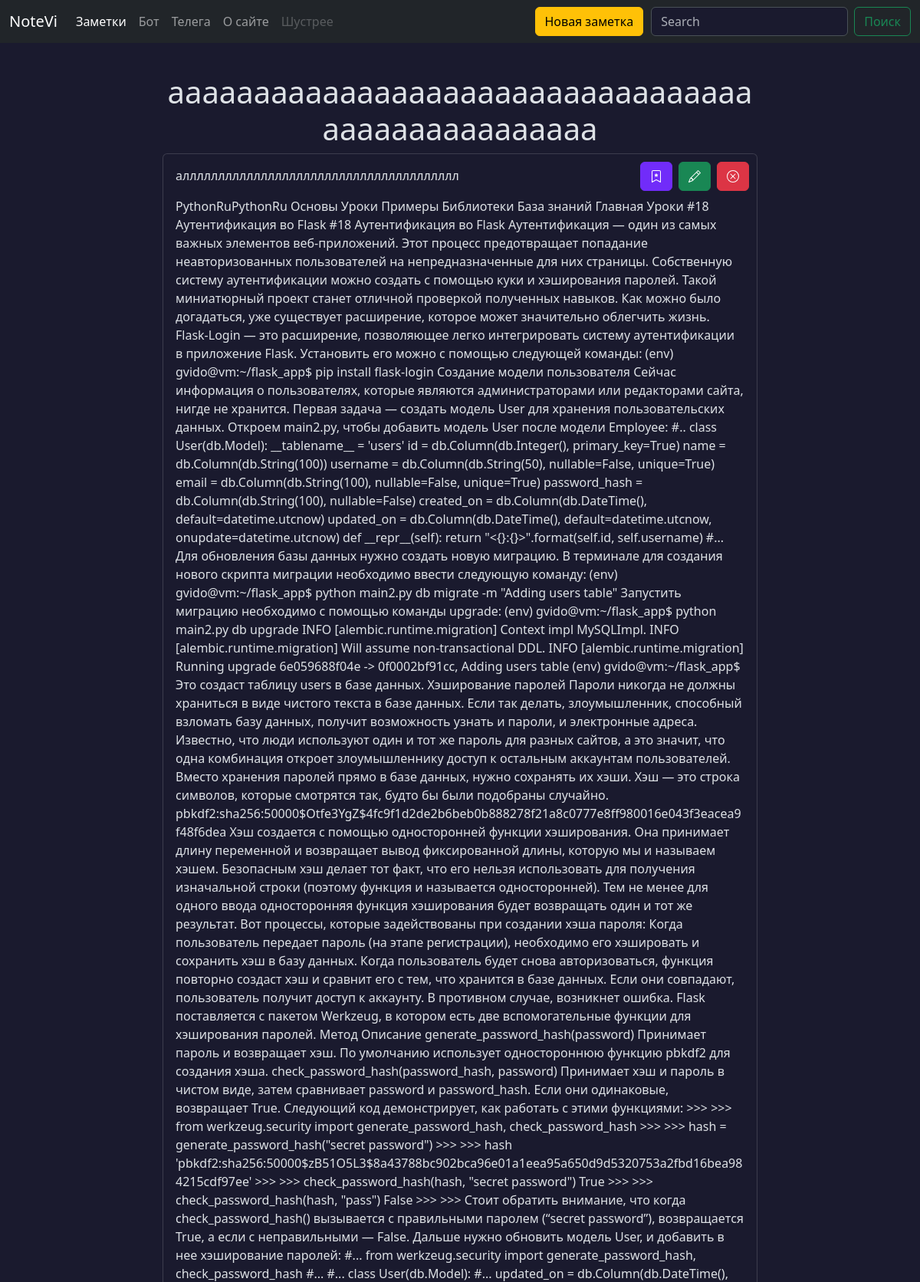
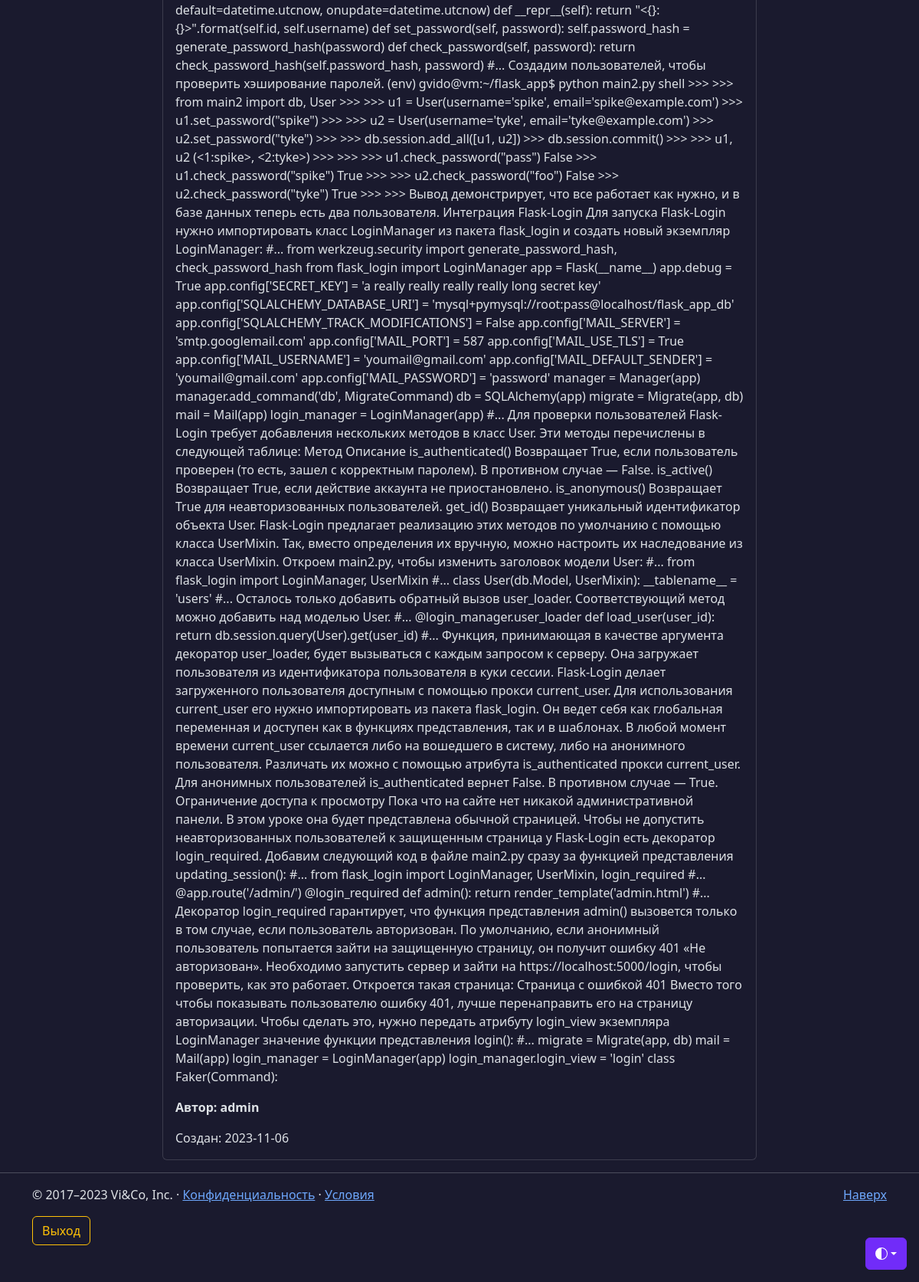
Screenshot of /notes/1 (signed in) with the database file from the repository (2 pictures, top to bottom).
### models.py (models this page shows, shortened)
class Note(db.Model):
    id = db.Column(db.Integer, primary_key=True)
    title = db.Column(db.String(50), nullable=False)
    intro = db.Column(db.String(200), nullable=False)
    text = db.Column(db.Text, nullable=False)
    user_id = db.Column(db.Integer,
                        db.ForeignKey('user.id'),
                        nullable=False,
                        default=1)
    data = db.Column(db.Date, nullable=False, default=datetime.utcnow)
    favorites = db.relationship('User',
                                secondary='favorites',
                                backref=db.backref('favorite_notes',
                                                   lazy=True),
                                lazy='subquery')
    @classmethod
    def get_by_id(cls, id_) -> 'Note':
        return cls.query.session.get(cls, id_)

class User(db.Model, UserMixin):
    __tablename__ = 'user'
    id = db.Column(db.Integer, primary_key=True)
    username = db.Column(
        db.String(64), index=True, unique=True, nullable=False
    )
    email = db.Column(db.String(120), index=True, unique=True, nullable=False)
    password_hash = db.Column(db.String(128), nullable=False)
    notes = db.relationship('Note', backref='author', lazy='dynamic')
    created_on = db.Column(db.DateTime(), default=datetime.utcnow)
    updated_on = db.Column(
        db.DateTime(), default=datetime.utcnow, onupdate=datetime.utcnow
    )
    def is_favorite(self, note):
        if not self.favorite_notes:
            return False
        return note in self.favorite_notes

### app.py (the view)
@app.route('/notes/<int:id>')
def note(id):
    note = Note.get_by_id(id)
    if not note:
        return 'Заметка не найдена'
    return render_template('note.html', note=note)

### models.py (called while the page is built)
@login_manager.user_loader
def load_user(user_id):
    return db.session.query(User).get(user_id)

### templates/note.html (shortened to what this page needs)
{% extends 'base.html' %}
{% block content %}
<div class="container mt-5" style="width: 800px;">
  <h1 style="text-align: center; word-wrap: break-word;">{{ note.title }}</h1>
  <div class="card">
    <div class="card-body">
      <p class="card-text">{{ note.intro }}</p>
      <p class="card-text">{{ note.text }}</p>
      <p><b>Автор: {{ note.author.username }}</b></p>
      <note class="date">Cоздан: {{ note.data }}</note>
      {% include 'includes/btn.html' %}
    </div>
  </div>
</div>
{% endblock %}

### static/css/base.css (style rules this page uses)
body { padding-top: 3rem; padding-bottom: 3rem; color: rgb(var(--bs-tertiary-color-rgb)); }

### rows the page displays
Note: title "аааааааааааааааааааааааааааааааааааааааааааааааааа", intro "аллллллллллллллллллллллллллллллллллллллл", text "PythonRuPythonRu Основы Уроки Примеры Библиотеки База знаний Главная Уроки #18 Аутентификация во Flask #18 Аутентификация во Flask Аутентификация — один из самых важных элементов веб-приложений. Этот процесс предотвращает попадание неавторизованных пользователей на непредназначенные для них страницы. Собственную систему аутентификации можно создать с помощью куки и хэширования паролей. Такой миниатюрный проект станет отличной проверкой полученных навыков. Как можно было догадаться, уже существует расширение, которое может значительно облегчить жизнь. Flask-Login — это расширение, позволяющее легко интегрировать систему аутентификации в приложение Flask. Установить его можно с помощью…", data "2023-11-06"
User: author.username "admin"
